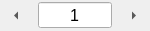
<?xml version="1.0" encoding="UTF-8"?>
<ui version="4.0">
 <class>Adjustment</class>
 <widget class="QWidget" name="Adjustment">
  <property name="geometry">
   <rect>
    <x>0</x>
    <y>0</y>
    <width>150</width>
    <height>30</height>
   </rect>
  </property>
  <property name="maximumSize">
   <size>
    <width>150</width>
    <height>16777215</height>
   </size>
  </property>
  <property name="windowTitle">
   <string>Form</string>
  </property>
  <layout class="QGridLayout" name="gridLayout">
   <property name="margin">
    <number>0</number>
   </property>
   <item row="0" column="0">
    <widget class="QToolButton" name="toolButton">
     <property name="text">
      <string/>
     </property>
     <property name="iconSize">
      <size>
       <width>24</width>
       <height>24</height>
      </size>
     </property>
     <property name="autoRaise">
      <bool>true</bool>
     </property>
     <property name="arrowType">
      <enum>Qt::LeftArrow</enum>
     </property>
    </widget>
   </item>
   <item row="0" column="2">
    <widget class="QToolButton" name="toolButton_2">
     <property name="text">
      <string/>
     </property>
     <property name="iconSize">
      <size>
       <width>24</width>
       <height>24</height>
      </size>
     </property>
     <property name="autoRaise">
      <bool>true</bool>
     </property>
     <property name="arrowType">
      <enum>Qt::RightArrow</enum>
     </property>
    </widget>
   </item>
   <item row="0" column="1">
    <widget class="QSpinBox" name="spinBox">
     <property name="sizePolicy">
      <sizepolicy hsizetype="Expanding" vsizetype="Fixed">
       <horstretch>0</horstretch>
       <verstretch>0</verstretch>
      </sizepolicy>
     </property>
     <property name="minimumSize">
      <size>
       <width>0</width>
       <height>24</height>
      </size>
     </property>
     <property name="font">
      <font>
       <family>Arial</family>
       <pointsize>12</pointsize>
      </font>
     </property>
     <property name="focusPolicy">
      <enum>Qt::WheelFocus</enum>
     </property>
     <property name="wrapping">
      <bool>false</bool>
     </property>
     <property name="frame">
      <bool>true</bool>
     </property>
     <property name="alignment">
      <set>Qt::AlignCenter</set>
     </property>
     <property name="buttonSymbols">
      <enum>QAbstractSpinBox::NoButtons</enum>
     </property>
     <property name="minimum">
      <number>1</number>
     </property>
     <property name="maximum">
      <number>999</number>
     </property>
    </widget>
   </item>
  </layout>
 </widget>
 <resources/>
 <connections>
  <connection>
   <sender>toolButton_2</sender>
   <signal>clicked()</signal>
   <receiver>spinBox</receiver>
   <slot>stepUp()</slot>
   <hints>
    <hint type="sourcelabel">
     <x>116</x>
     <y>18</y>
    </hint>
    <hint type="destinationlabel">
     <x>89</x>
     <y>7</y>
    </hint>
   </hints>
  </connection>
  <connection>
   <sender>toolButton</sender>
   <signal>clicked()</signal>
   <receiver>spinBox</receiver>
   <slot>stepDown()</slot>
   <hints>
    <hint type="sourcelabel">
     <x>18</x>
     <y>17</y>
    </hint>
    <hint type="destinationlabel">
     <x>44</x>
     <y>25</y>
    </hint>
   </hints>
  </connection>
  <connection>
   <sender>Adjustment</sender>
   <signal>setValue(int)</signal>
   <receiver>spinBox</receiver>
   <slot>setValue(int)</slot>
   <hints>
    <hint type="sourcelabel">
     <x>34</x>
     <y>10</y>
    </hint>
    <hint type="destinationlabel">
     <x>43</x>
     <y>13</y>
    </hint>
   </hints>
  </connection>
 </connections>
 <slots>
  <signal>setValue(int)</signal>
 </slots>
</ui>
